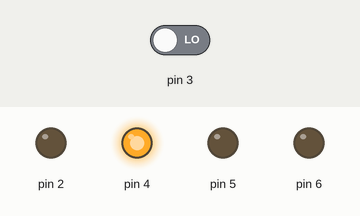
The sketch below on a simulated Arduino Uno, built with avr-gcc and run on an emulated ATmega328P. On the bench: output pins drawn as LEDs (lit = HIGH). Inputs (shaded band) come from the test bench; at power-on: pin 3 LOW. What the sketch prints to the serial monitor is not drawn.

Above: at 1.2 s.
1.3 s: pin 3 driven HIGH
At 2.0 s:
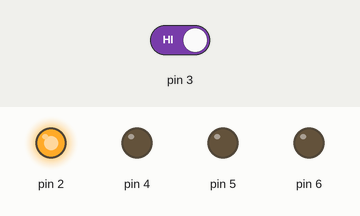
Timing chart, 0 to 4.3 s (numbered marks = the images above; inputs shaded):
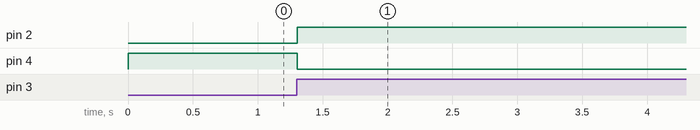

The sketch:

buttonRecognition.ino
```cpp
enum SwitchState
{
  SW_STRAIGHT = 0,
  SW_TURN = 1,
};

enum ButtonState
{
  BUTTON_OFF = 0,
  BUTTON_ON = 1,
};

struct Switch
{
  private:
    int switchStraightPin;
    int switchTurnPin;
    int buttonpin;
    int ledTurnPin;
    int ledStraightPin;
    SwitchState switchstate;
    ButtonState buttonstate;
    char debugstr[10];
    //const int drivetime = 100; // I don't know if I need this yet. Can we just drive it quickly and then bring it low?

  public:
    Switch(int straightswitchpin, int switchturnpin, int buttonpin, int turnledpin, int straightledpin)
    {
      this->switchStraightPin = straightswitchpin;
      this->switchTurnPin = switchturnpin;
      this->buttonpin = buttonpin;
      this->ledTurnPin = turnledpin;
      this->ledStraightPin = straightledpin;
      this->switchstate = SwitchState::SW_STRAIGHT;
      this->buttonstate = ButtonState::BUTTON_OFF;
      pinMode(straightswitchpin, OUTPUT);
      pinMode(switchturnpin, OUTPUT);
      pinMode(buttonpin, INPUT);
      pinMode(turnledpin, OUTPUT);
      pinMode(straightledpin, OUTPUT);

      // Initial everyting based off of initial state
      Monitor();
    }

    Monitor()
    {
      // First, read in the current button value
      int buttonVal = digitalRead(buttonpin);
      switch (this->buttonstate)
      {
        case ButtonState::BUTTON_OFF:
        {
          if (buttonVal == 1)
          {
            // Rising edge
            this->UpdateSwitchState();
          }
          break;
        }
        default:
          break;
      }

      // Update
      this->buttonstate = buttonVal;

      // At the end of this state, what needed to be driven was driven, so now drive the pins low
      digitalWrite(this->switchStraightPin, LOW);
      digitalWrite(this->switchTurnPin, LOW);
      SetLED();
    }

    SetLED()
    {
      // Write the current state of the LEDs absed on switch state
      int isTurn = this->switchstate == SwitchState::SW_TURN ? 1 : 0;
      digitalWrite(this->ledStraightPin, !isTurn);
      digitalWrite(this->ledTurnPin, isTurn);
    }

    UpdateSwitchState()
    {
      // Switch the LED's and drive it
      if (this->switchstate == SwitchState::SW_STRAIGHT)
      {
        // It should now be a turn
        this->switchstate = SwitchState::SW_TURN;
        digitalWrite(this->switchStraightPin, HIGH);
      }
      else
      {
        this->switchstate = SwitchState::SW_STRAIGHT;
        digitalWrite(this->switchTurnPin, HIGH);
      }
    }
};

Switch switchOne = Switch(5, 6, 3, 2, 4); // hpin, lpin, button read, turn pin, straight pin

void setup() {
  // Setup each switch
  Serial.begin(9600);
  Serial.println("Initialized");
}

void loop()
{
  // Read all the switches
  switchOne.Monitor();
  delay(10);
}
```

Measured:
- after the input at 1.3 s, pin 2: LOW → HIGH at once; pin 4: HIGH → LOW at once
